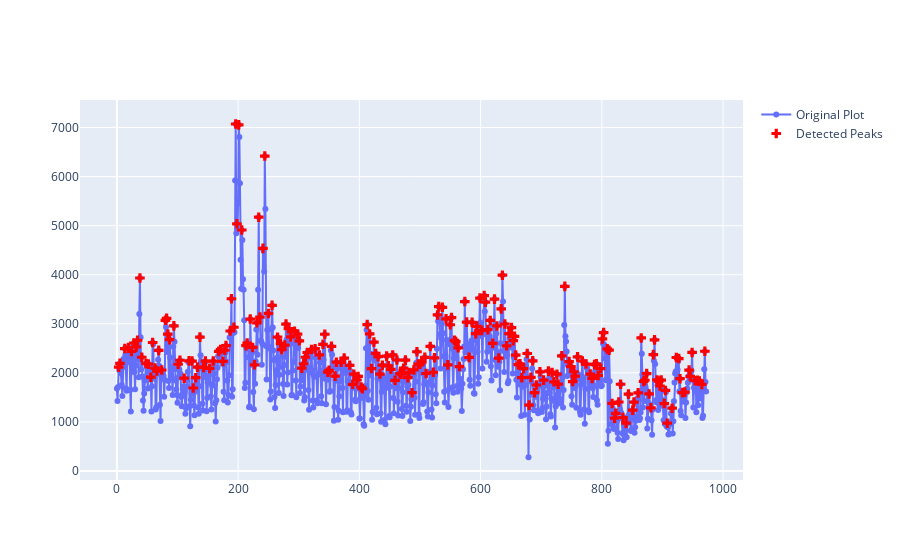

The code cell stored with this chart in its notebook:
### Code cell
time_series = timelinevolraw['Article Count']

indices = find_peaks(time_series)[0]
fig = go.Figure()
fig.add_trace(go.Scatter(
    y=time_series,
    mode='lines+markers',
    name='Original Plot'
))

fig.add_trace(go.Scatter(
    x=indices,
    y=[time_series[j] for j in indices],
    mode='markers',
    marker=dict(
        size=8,
        color='red',
        symbol='cross'
    ),
    name='Detected Peaks'
))

fig.show()

### Figure 1 — Plotly figure (JSON) as saved in the notebook; plotly's stock layout.template omitted (floating-point values rounded to 4 significant figures; data arrays with more than 128 entries replaced by an {"elided": "..."} marker saying what was removed)
{"data": [{"mode": "lines+markers", "name": "Original Plot", "type": "scatter", "y": {"elided": "973 int values"}}, {"marker": {"color": "red", "size": 8, "symbol": "cross"}, "mode": "markers", "name": "Detected Peaks", "type": "scatter", "x": {"elided": "237 int values"}, "y": {"elided": "237 int values"}}], "layout": {}}
